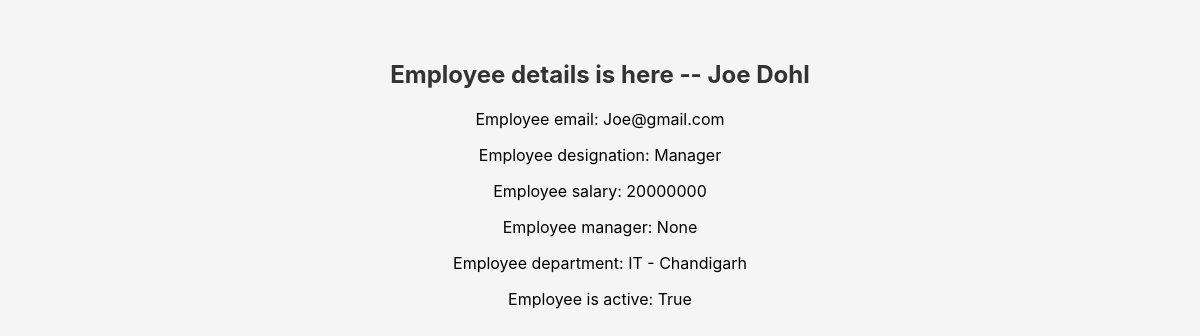
The page /employee/2/ on the database as committed earlier.
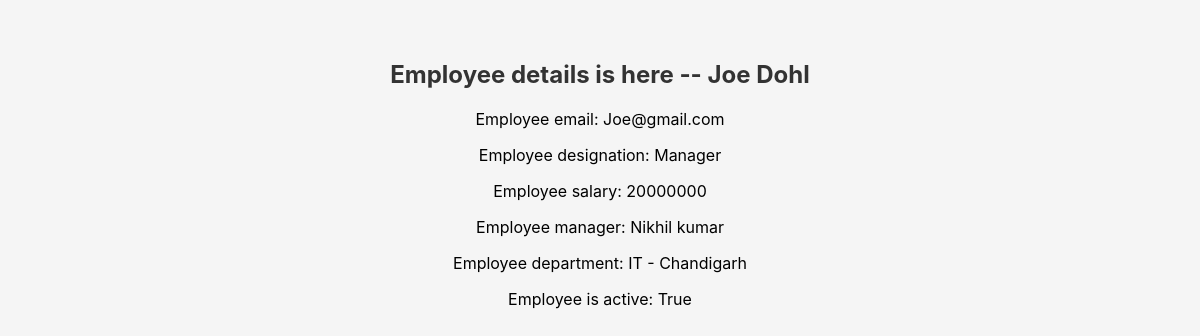
The same page on the database as committed later.
### employeesApp/models.py (models this page shows, shortened)
class Employee(models.Model):
    first_name = models.CharField(max_length=50)
    last_name = models.CharField(max_length=50)
    email = models.EmailField(unique=True)
    designation = models.CharField(choices=[('Manager', 'Manager'), ('Developer', 'Developer'), ('Designer', 'Designer')], max_length=20)
    salary = models.IntegerField()
    joining_date = models.DateField()
    is_active = models.BooleanField(default=True)
    department = models.ForeignKey(Departments, on_delete=models.SET_NULL, blank=True, null= True)
    manager = models.ForeignKey("self", on_delete=models.SET_NULL, blank=True, null=True)
    def __str__(self):
        return f"{self.first_name} {self.last_name}"

class Departments(models.Model):
    name = models.CharField(max_length=100)
    location = models.CharField(max_length=50)
    def __str__(self):
        return f"{self.name} - {self.location}"

### employees1/views.py (the view)
# urls.py: path('employee/<int:id>/', employee_details, name='employee_details'),
def employee_details(request, id):
    employee = get_object_or_404(Employee, id=id)
    context = {
        'employee': employee
    }
    return render(request, 'employee_details.html', context)

### templates/employee_details.html (shortened to what this page needs)
{% load static %}
<!DOCTYPE html>
<html lang="en">
<head>
    <link rel="stylesheet" href="{% static 'css/styles.css' %}">
    <link rel="stylesheet" href="https://cdnjs.cloudflare.com/ajax/libs/font-awesome/4.7.0/css/font-awesome.min.css">
</head>
<body>
    <h2>Employee details is here -- {{ employee.first_name }} {{ employee.last_name }}</h2>
    <p>Employee email: {{ employee.email }}</p>
    <p>Employee designation: {{ employee.designation }}</p>
    <p>Employee salary: {{ employee.salary }}</p>
    <p>Employee manager: {{ employee.manager }}</p>
    <p>Employee department: {{ employee.department }}</p>
    <p>Employee is active: {{ employee.is_active }}</p>
</body>
</html>

Rows that differ between the two databases and show on the page:
changed Employee "Joe": manager "None" → "Nikhil kumar"
